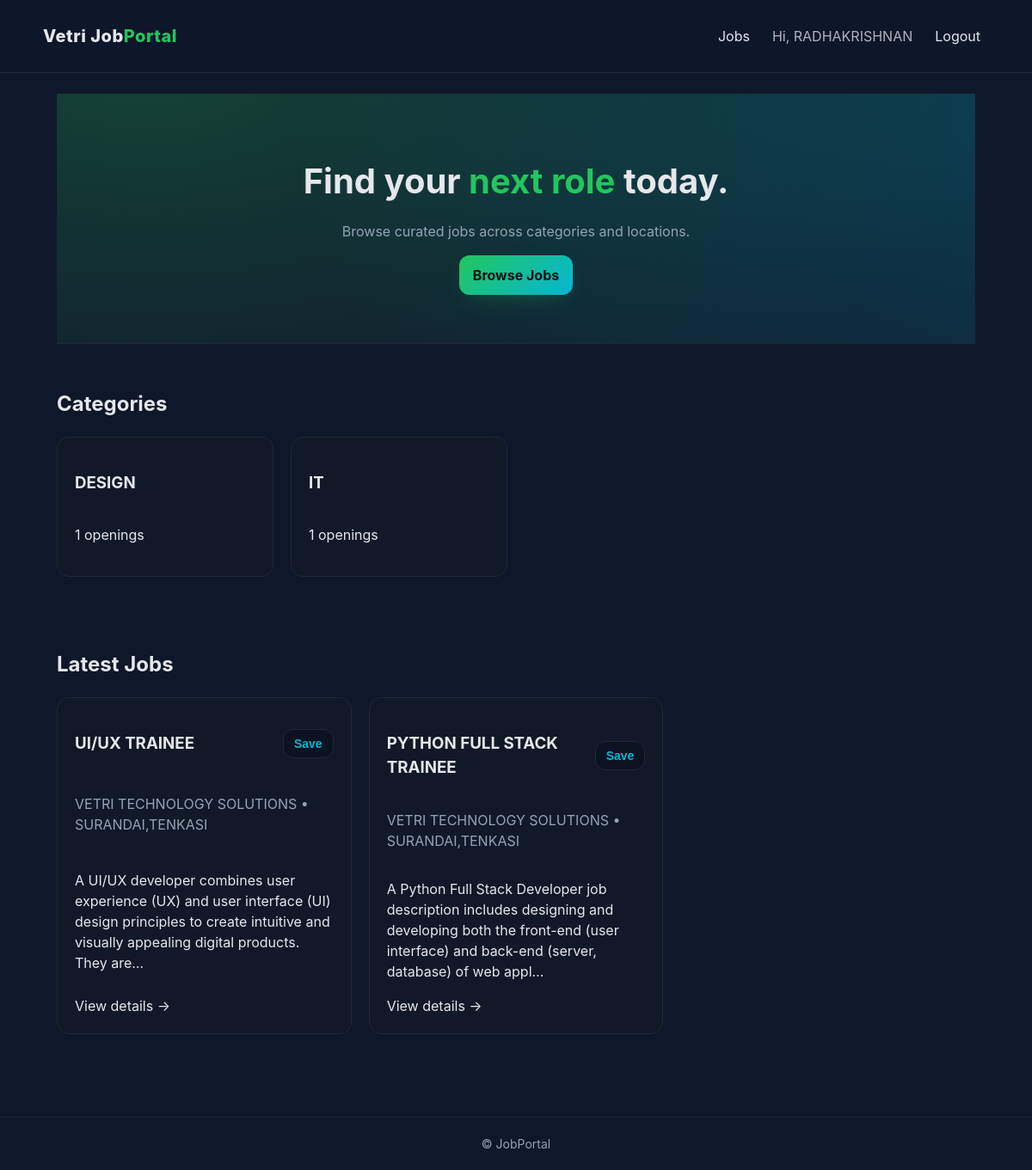
The app's page / (signed in) with its own data.
### jobs/models.py (models this page shows, shortened)
class Category(models.Model):
    name = models.CharField(max_length=100, unique=True)
    slug = models.SlugField(unique=True)
    class Meta: ordering = ["name"]

class Job(models.Model):
    title = models.CharField(max_length=200)
    company = models.CharField(max_length=200)
    category = models.ForeignKey(Category, on_delete=models.CASCADE, related_name="jobs")
    location = models.CharField(max_length=120)
    description = models.TextField()
    posted_at = models.DateTimeField(default=timezone.now)
    class Meta: ordering = ["-posted_at"]

### jobs/views.py (the view)
# urls.py: 2. Add a URL to urlpatterns:  path('', views.home, name='home')
def home(request):
    cats = Category.objects.all()
    latest = Job.objects.select_related("category").order_by("-posted_at")[:6]
    return render(request, "home.html", {"categories": cats, "latest_jobs": latest})

### jobs/templates/home.html (shortened to what this page needs)
{% extends "base.html" %}
{% block content %}
<section class="hero">
  <div class="container hero-content">
    <h1>Find your <span>next role</span> today.</h1>
    <p>Browse curated jobs across categories and locations.</p>
    <a href="{% url 'jobs_list' %}" class="btn">Browse Jobs</a>
  </div>
</section>
<section class="section">
  <h2>Categories</h2>
  <div class="grid cats">
    {% for c in categories %}
    <a class="card cat-card" href="{% url 'jobs_list' %}?category={{ c.slug }}">
      <h3>{{ c.name }}</h3>
      <p>{{ c.jobs.count }} openings</p>
    </a>
    {% empty %}
    <p>No categories yet.</p>
    {% endfor %}
  </div>
</section>
<section class="section">
  <h2>Latest Jobs</h2>
  <div class="grid jobs">
    {% for job in latest_jobs %}
    <article class="card job-card" data-job-id="{{ job.id }}">
      <div class="job-head">
        <a href="{% url 'job_detail' job.id %}"><h3>{{ job.title }}</h3></a>
        <button class="save-btn" data-id="{{ job.id }}">Save</button>
      </div>
      <p class="muted">{{ job.company }} • {{ job.location }}</p>
      <p class="desc">{{ job.description|truncatechars:160 }}</p>
      <a class="btn-link" href="{% url 'job_detail' job.id %}">View details →</a>
    </article>
    {% empty %}
    <p>No jobs yet.</p>
    {% endfor %}
  </div>
</section>
{% endblock %}

### jobs/templates/base.html (shortened to what this page needs)
{% load static %}
<!DOCTYPE html>
<html lang="en">
<head>
  <link rel="stylesheet" href="{% static 'css/styles.css' %}">
</head>
<body>
  <nav class="navbar">
    <div class="container nav-inner">
      <a href="{% url 'home' %}" class="brand">Vetri Job<span>Portal</span></a>
      <ul class="nav-links">
        <li><a href="{% url 'jobs_list' %}">Jobs</a></li>
        {% if user.is_authenticated %}
          <li><span style="opacity:.75;">Hi, {{ user.username }}</span></li>
          <li><a href="{% url 'home' %}">Logout</a></li>
        {% else %}
          <li><a href="{% url 'login_register' %}">Login / Register</a></li>
        {% endif %}
      </ul>
    </div>
  </nav>
  <main class="main">
    <div class="container">
      {% block content %}{% endblock %}
    </div>
  </main>
  <footer class="footer">
    <div class="container">© {{ now|date:"Y" }} JobPortal</div>
  </footer>
</body>
</html>

### jobs/static/css/styles.css (style rules this page uses)
:root { --bg: #0f172a; --card: #111827; --muted: #94a3b8; --text: #e5e7eb; --brand: #22c55e; --brand-2: #06b6d4; --ring: rgba(34, 197, 94, .35); }
* { box-sizing: border-box }
html, body { margin: 0; padding: 0; background: var(--bg); color: var(--text); font-family: Inter, system-ui, Segoe UI, Roboto, Arial, sans-serif; line-height: 1.5; }
a { color: inherit; text-decoration: none }
.container { max-width: 1100px; margin: 0 auto; padding: 0 16px }
.navbar { position: sticky; top: 0; z-index: 50; background: rgba(15, 23, 42, .75); backdrop-filter: saturate(120%) blur(10px); border-bottom: 1px solid #1f2937; }
.nav-inner { display: flex; align-items: center; justify-content: space-between; gap: 16px; padding: 14px 0; }
.brand { font-weight: 800; font-size: 20px; letter-spacing: .5px }
.brand span { color: var(--brand) }
.nav-links { list-style: none; display: flex; gap: 16px }
.nav-links a { padding: 6px 10px; border-radius: 10px }
.btn { display: inline-flex; align-items: center; justify-content: center; gap: 8px; border: 0; border-radius: 12px; padding: 11px 16px; font-weight: 700; cursor: pointer; background: linear-gradient(135deg, var(--brand), var(--brand-2)); color: #041016; box-shadow: 0 10px 30px -12px var(--ring); transition: transform .2s ease; }
.btn-link { padding: 0 }
.main { padding: 24px 0 64px }
.section { padding: 32px 0 }
.hero { background: radial-gradient(1000px 500px at 10% -10%, rgba(34,197,94,.25), transparent), radial-gradient(900px 600px at 110% 10%, rgba(6,182,212,.25), transparent); border-bottom: 1px solid #1f2937; text-align: center; }
.hero-content { padding: 72px 0 56px; max-width: 700px; margin: 0 auto }
.hero h1 { font-size: 40px; margin: 0 0 10px }
.hero h1 span { color: var(--brand) }
.hero p { color: var(--muted) }
.grid { display: grid; gap: 20px; align-items: stretch }
.grid.cats { grid-template-columns: repeat(auto-fill, minmax(220px, 1fr)) }
.grid.jobs { grid-template-columns: repeat(auto-fill, minmax(280px, 1fr)) }
.card { background: var(--card); border: 1px solid #1f2937; border-radius: 14px; padding: 20px; transition: transform .2s, border-color .2s; display: flex; flex-direction: column; justify-content: space-between; }
.job-head { display: flex; justify-content: space-between; gap: 12px; align-items: center }
.muted { color: var(--muted) }
::placeholder { color: var(--muted); opacity: .8 }
.save-btn { background: #0b1220; border: 1px solid #1f2937; color: var(--brand-2); font-size: 14px; font-weight: 600; border-radius: 12px; padding: 8px 12px; cursor: pointer; transition: all .2s; }
.footer { border-top: 1px solid #1f2937; padding: 20px 0; color: var(--muted); font-size: 14px; text-align: center; }

### records on screen
Category: name "DESIGN", jobs.count "1"
Category: name "IT", jobs.count "1"
Job: title "UI/UX TRAINEE", company "VETRI TECHNOLOGY SOLUTIONS", location "SURANDAI,TENKASI", description "A UI/UX developer combines user experience (UX) and user interface (UI) design principles to create intuitive and visually appealing digital products. They are…"
Job: title "PYTHON FULL STACK TRAINEE", company "VETRI TECHNOLOGY SOLUTIONS", location "SURANDAI,TENKASI", description "A Python Full Stack Developer job description includes designing and developing both the front-end (user interface) and back-end (server, database) of web appl…"

### other values on screen
{{ user.username }} "RADHAKRISHNAN"
